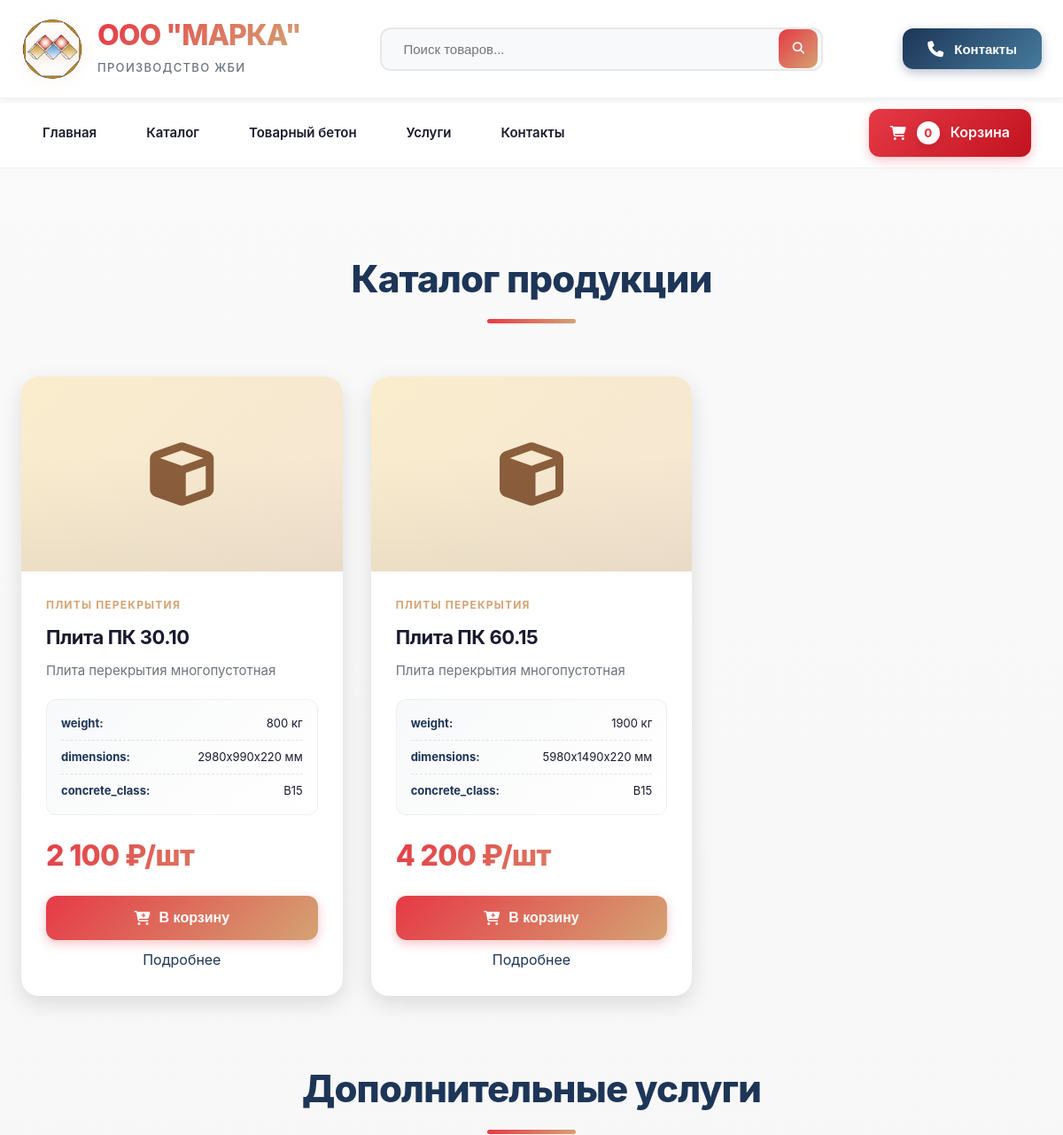
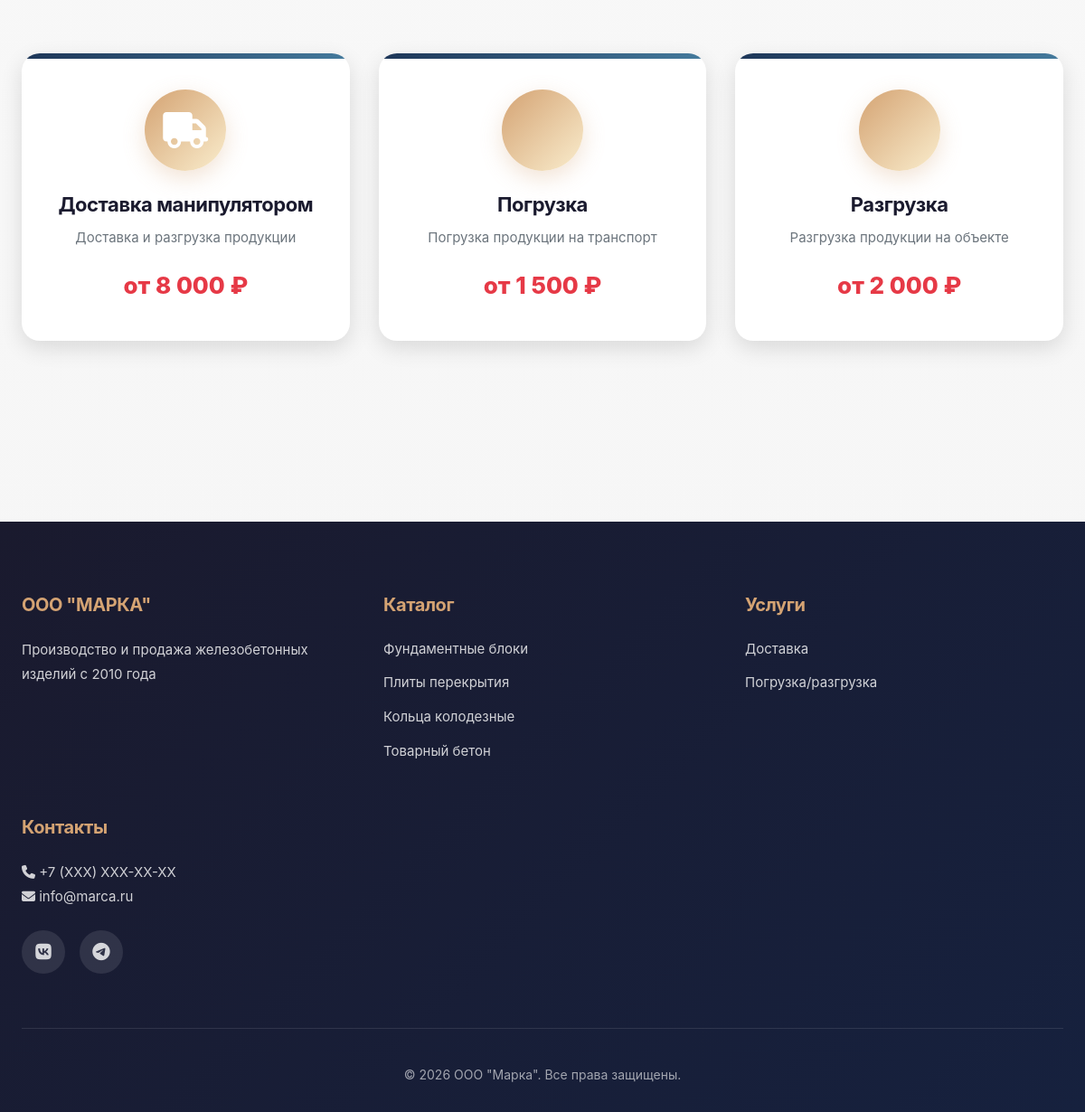
Screenshot of /catalog.php?category=2 with the database file from the repository (2 pictures, top to bottom).
### tables this page shows
CREATE TABLE products (
                          id INT AUTO_INCREMENT PRIMARY KEY,
                          category_id INT,
                          name VARCHAR(255) NOT NULL,
                          slug VARCHAR(255) NOT NULL,
                          description TEXT,
                          price DECIMAL(10, 2) NOT NULL,
                          unit VARCHAR(50) DEFAULT 'шт',
                          image VARCHAR(255),
                          specifications JSON,
                          in_stock BOOLEAN DEFAULT TRUE,
                          created_at TIMESTAMP DEFAULT CURRENT_TIMESTAMP
);

CREATE TABLE categories (
                            id INT AUTO_INCREMENT PRIMARY KEY,
                            name VARCHAR(255) NOT NULL,
                            slug VARCHAR(255) NOT NULL,
                            description TEXT
);

CREATE TABLE services (
                          id INT AUTO_INCREMENT PRIMARY KEY,
                          name VARCHAR(255) NOT NULL,
                          description TEXT,
                          price DECIMAL(10, 2),
                          icon VARCHAR(255)
);

### includes/functions.php (called while the page is built, shortened)
<?php
function getProducts($pdo, $categoryId = null) {
    if ($categoryId) {
        $stmt = $pdo->prepare("
            SELECT p.*, c.name as category_name
            FROM products p
            LEFT JOIN categories c ON p.category_id = c.id
            WHERE p.category_id = ? ORDER BY p.name
        ");
        $stmt->execute([$categoryId]);
    }
    return $stmt->fetchAll();
}
function getServices($pdo) {
    $stmt = $pdo->query("SELECT * FROM services");
    return $stmt->fetchAll();
}
?>

### catalog.php (the view, shortened to what this page needs)
<?php
require_once __DIR__ . '/includes/header.php';
$searchQuery = $_GET['search'] ?? null;
$categoryId = $_GET['category'] ?? null;
if ($searchQuery) {
    $products = searchProducts($pdo, $searchQuery);
} else {
    $products = getProducts($pdo, $categoryId);
}
?>
    <div class="catalog">
        <div class="container">
            <h2 class="section-title"><?php echo $searchQuery ? 'Результаты поиска' : 'Каталог продукции'; ?></h2>
            <div class="products-grid">
                <?php if (empty($products)): ?>
                    <p style="text-align: center; grid-column: 1/-1; font-size: 18px; color: #7f8c8d;">
                        Товары не найдены
                    </p>
                <?php else: ?>
                    <?php foreach ($products as $product): ?>
                        <div class="product-card">
                            <div class="product-image">
                                <i class="fas fa-cube"></i>
                            </div>
                            <div class="product-info">
                                <div class="product-category"><?php echo htmlspecialchars($product['category_name']); ?></div>
                                <h3 class="product-name"><?php echo htmlspecialchars($product['name']); ?></h3>
                                <p class="product-description"><?php echo htmlspecialchars($product['description']); ?></p>
                                <?php if ($product['specifications']): ?>
                                    <div class="product-specs">
                                        <?php
                                        $specs = json_decode($product['specifications'], true);
                                        foreach ($specs as $key => $value): ?>
                                            <div><strong><?php echo htmlspecialchars($key); ?>:</strong> <?php echo htmlspecialchars($value); ?></div>
                                        <?php endforeach; ?>
                                    </div>
                                <?php endif; ?>
                                <div class="product-price">
                                    <?php echo number_format($product['price'], 0, '.', ' '); ?> ₽/<?php echo htmlspecialchars($product['unit']); ?>
                                </div>
                                <button class="btn-add-cart" onclick="addToCart(<?php echo $product['id']; ?>, '<?php echo htmlspecialchars($product['name']); ?>', <?php echo $product['price']; ?>)">
                                    <i class="fas fa-cart-plus"></i> В корзину
                                </button>
                                <a href="/product.php?slug=<?php echo $product['slug']; ?>" style="display: block; text-align: center; margin-top: 10px; color: var(--primary-blue); text-decoration: none;">
                                    Подробнее
                                </a>
                            </div>
                        </div>
                    <?php endforeach; ?>
                <?php endif; ?>
            </div>
            <div id="services" style="margin-top: 80px;">
                <h2 class="section-title">Дополнительные услуги</h2>
                <div class="services-grid">
                    <?php
                    $services = getServices($pdo);
                    foreach ($services as $service):
                        ?>
                        <div class="service-card">
                            <div class="service-icon">
                                <i class="fas fa-<?php echo htmlspecialchars($service['icon']); ?>"></i>
                            </div>
                            <h3><?php echo htmlspecialchars($service['name']); ?></h3>
                            <p><?php echo htmlspecialchars($service['description']); ?></p>
                            <?php if ($service['price']): ?>
                                <div class="service-price">от <?php echo number_format($service['price'], 0, '.', ' '); ?> ₽</div>
                            <?php endif; ?>
                        </div>
                    <?php endforeach; ?>
                </div>
            </div>
        </div>
    </div>
<?php require_once __DIR__ . '/includes/footer.php'; ?>

### rows the page displays
products: category.name "ПЛИТЫ ПЕРЕКРЫТИЯ", name "Плита ПК 30.10", description "Плита перекрытия многопустотная", key "weight", specifications "800 кг", key "dimensions", specifications "2980x990x220 мм", key "concrete_class", specifications "B15", price "2 100", unit "шт"
products: category.name "ПЛИТЫ ПЕРЕКРЫТИЯ", name "Плита ПК 60.15", description "Плита перекрытия многопустотная", key "weight", specifications "1900 кг", key "dimensions", specifications "5980x1490x220 мм", key "concrete_class", specifications "B15", price "4 200", unit "шт"
services: name "Доставка манипулятором", description "Доставка и разгрузка продукции", price "8 000"
services: name "Погрузка", description "Погрузка продукции на транспорт", price "1 500"
services: name "Разгрузка", description "Разгрузка продукции на объекте", price "2 000"

### other values shown
$cartCount "0"
ADMIN_PHONE "+7 (XXX) XXX-XX-XX"
ADMIN_EMAIL "info@marca.ru"
